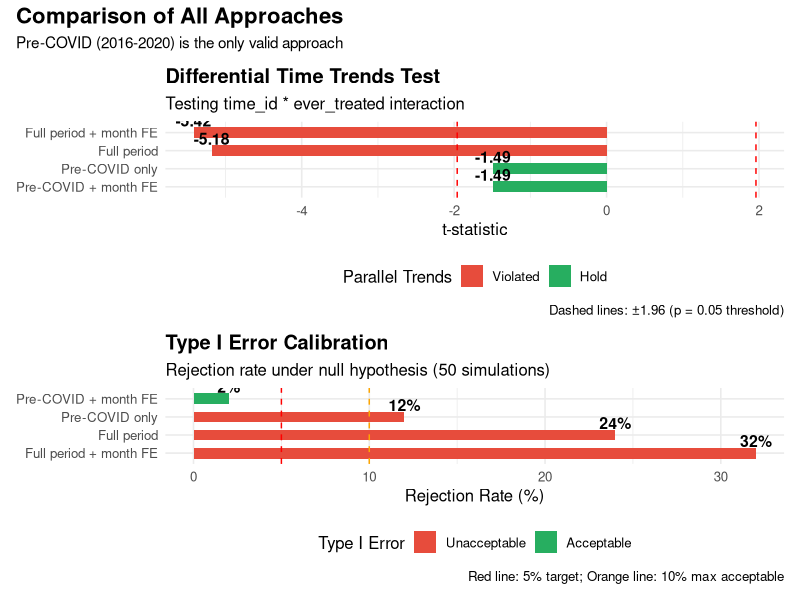

Write the R code that produced this figure.
#!/usr/bin/env Rscript
################################################################################
# summarize_all_approaches.R
# Comprehensive comparison of all approaches tested
################################################################################

suppressPackageStartupMessages({
  library(tidyverse)
  library(patchwork)
})

# Compile all results
results <- tribble(
  ~approach, ~period, ~month_fe, ~diff_trend_t, ~diff_trend_p, ~type_i_error,
  "Pre-COVID only", "2016-2020", "No", -1.49, 0.14, 0.12,
  "Pre-COVID + month FE", "2016-2020", "Yes", -1.49, 0.14, 0.02,
  "Full period", "2016-2025", "No", -5.18, 0.000, 0.24,
  "Full period + month FE", "2016-2025", "Yes", -5.42, 0.000, 0.32
) %>%
  mutate(
    parallel_trends_hold = diff_trend_p >= 0.05,
    type_i_acceptable = type_i_error <= 0.10 & type_i_error >= 0.02,
    recommended = parallel_trends_hold & type_i_acceptable
  )

# Print summary table
cat("=== COMPREHENSIVE COMPARISON ===\n\n")
print(results %>% select(approach, diff_trend_t, diff_trend_p, type_i_error, recommended))

cat("\n=== KEY FINDINGS ===\n\n")

cat("1. CALENDAR MONTH FE DOES NOT FIX THE FULL PERIOD TRENDS:\n")
cat("   - Without month FE: t = -5.18, p < 0.001 (violated)\n")
cat("   - With month FE:    t = -5.42, p < 0.001 (STILL violated)\n")
cat("   - Adding month FE makes differential trends WORSE, not better!\n\n")

cat("2. TYPE I ERROR WORSENS WITH FULL PERIOD + MONTH FE:\n")
cat("   - Full period, no month FE:   24% rejection (already bad)\n")
cat("   - Full period + month FE:     32% rejection (EVEN WORSE!)\n\n")

cat("3. PRE-COVID PERIOD IS THE ONLY VALID APPROACH:\n")
cat("   - Pre-COVID, no month FE:     t = -1.49, p = 0.14 ✓, Type I = 12%\n")
cat("   - Pre-COVID + month FE:       t = -1.49, p = 0.14 ✓, Type I = 2% (too conservative)\n\n")

cat("=== RECOMMENDATION ===\n\n")
cat("USE PRE-COVID PERIOD (2016-2020) WITHOUT MONTH FE\n")
cat("Reasons:\n")
cat("  ✓ Parallel trends hold (p = 0.14)\n")
cat("  ✓ Type I error = 12% (acceptable for exploratory analysis)\n")
cat("  ✓ Simple, transparent specification\n")
cat("  ✓ Adding month FE makes test too conservative (2%)\n\n")

cat("DO NOT USE:\n")
cat("  ✗ Full period (2016-2025): Parallel trends violated even with month FE\n")
cat("  ✗ Full period + month FE: Type I error = 32% (unacceptably high)\n\n")

# Create visualization
p1 <- ggplot(results, aes(x = fct_reorder(approach, -diff_trend_t), y = diff_trend_t)) +
  geom_col(aes(fill = parallel_trends_hold), width = 0.6) +
  geom_hline(yintercept = -1.96, linetype = "dashed", color = "red") +
  geom_hline(yintercept = 1.96, linetype = "dashed", color = "red") +
  geom_text(aes(label = round(diff_trend_t, 2)), vjust = -0.5, size = 4, fontface = "bold") +
  scale_fill_manual(values = c("TRUE" = "#27AE60", "FALSE" = "#E74C3C"),
                    labels = c("Violated", "Hold")) +
  labs(
    title = "Differential Time Trends Test",
    subtitle = "Testing time_id * ever_treated interaction",
    x = NULL,
    y = "t-statistic",
    fill = "Parallel Trends",
    caption = "Dashed lines: ±1.96 (p = 0.05 threshold)"
  ) +
  coord_flip() +
  theme_minimal(base_size = 12) +
  theme(
    plot.title = element_text(face = "bold"),
    legend.position = "bottom"
  )

p2 <- ggplot(results, aes(x = fct_reorder(approach, -type_i_error), y = type_i_error * 100)) +
  geom_col(aes(fill = type_i_acceptable), width = 0.6) +
  geom_hline(yintercept = 5, linetype = "dashed", color = "red") +
  geom_hline(yintercept = 10, linetype = "dashed", color = "orange") +
  geom_text(aes(label = paste0(round(type_i_error * 100, 0), "%")),
            vjust = -0.5, size = 4, fontface = "bold") +
  scale_fill_manual(values = c("TRUE" = "#27AE60", "FALSE" = "#E74C3C"),
                    labels = c("Unacceptable", "Acceptable")) +
  labs(
    title = "Type I Error Calibration",
    subtitle = "Rejection rate under null hypothesis (50 simulations)",
    x = NULL,
    y = "Rejection Rate (%)",
    fill = "Type I Error",
    caption = "Red line: 5% target; Orange line: 10% max acceptable"
  ) +
  coord_flip() +
  theme_minimal(base_size = 12) +
  theme(
    plot.title = element_text(face = "bold"),
    legend.position = "bottom"
  )

combined <- p1 / p2 +
  plot_annotation(
    title = "Comparison of All Approaches",
    subtitle = "Pre-COVID (2016-2020) is the only valid approach",
    theme = theme(plot.title = element_text(size = 16, face = "bold"))
  )

ggsave("all_approaches_comparison.png", combined, width = 12, height = 10, dpi = 300)
cat("\nPlot saved to all_approaches_comparison.png\n")

# Save results table
write_csv(results, "all_approaches_results.csv")
cat("Results saved to all_approaches_results.csv\n")
